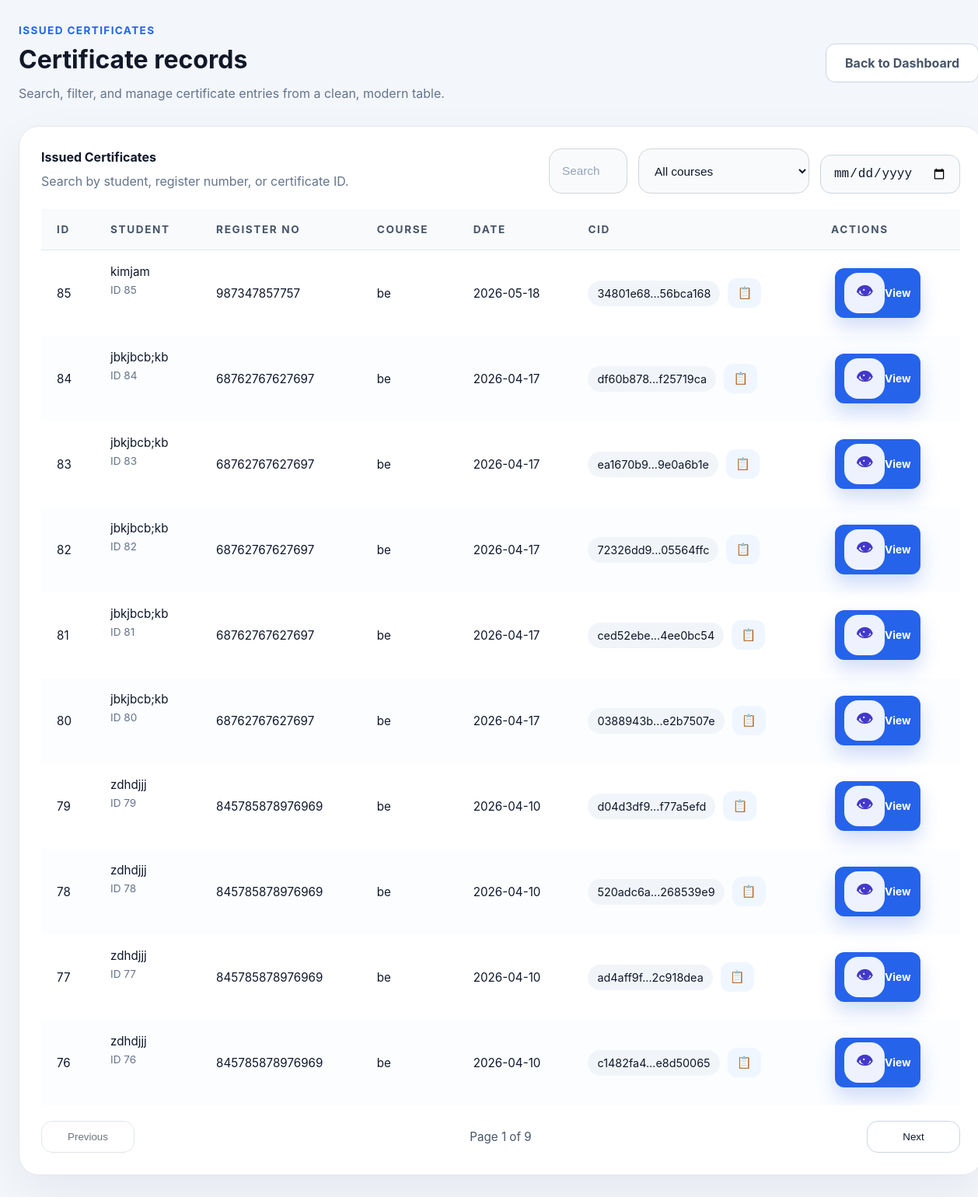
/admin/issued (signed in), run on an earlier commit of the app's database.
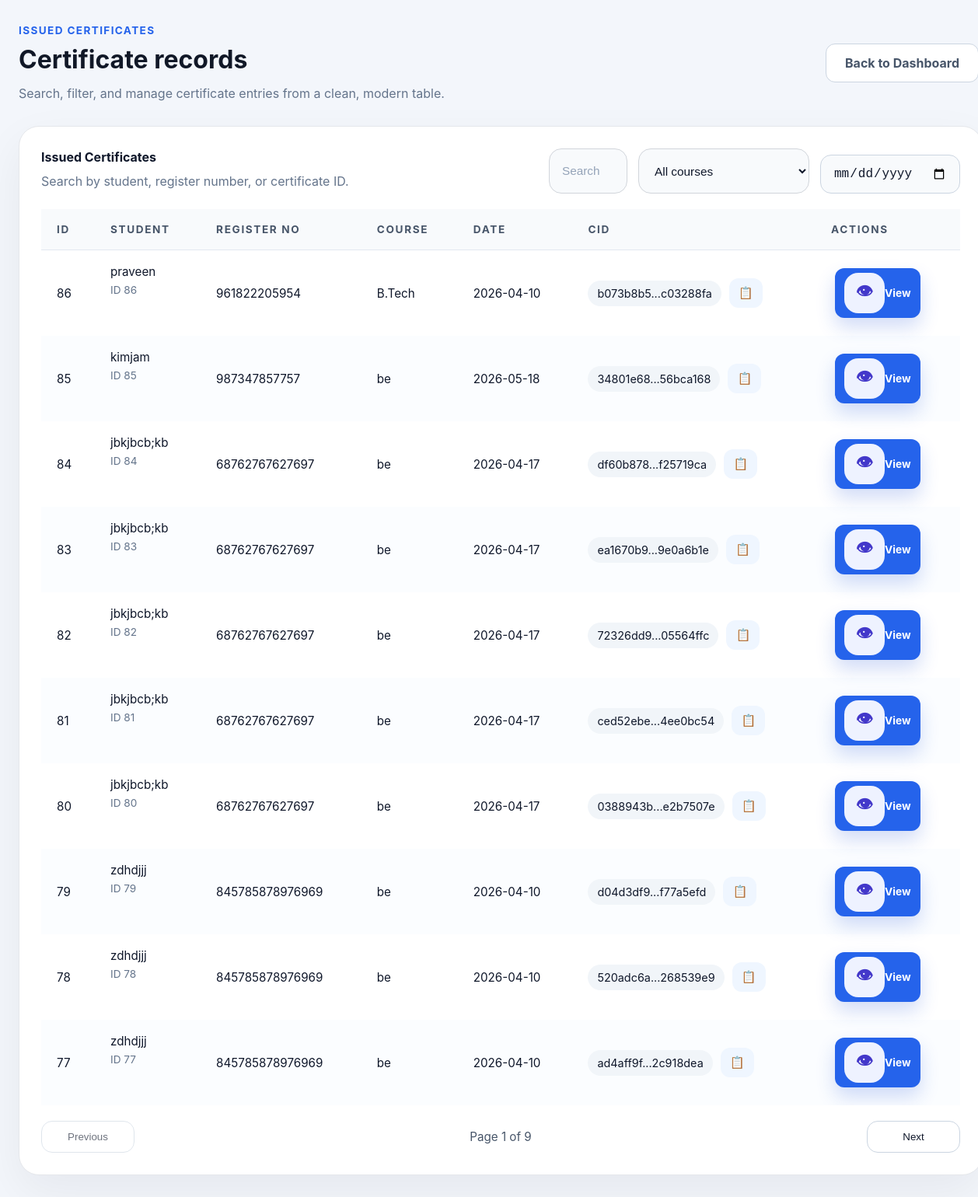
And on a later commit of the database.
### tables this page shows
CREATE TABLE certificates (
            id INTEGER PRIMARY KEY AUTOINCREMENT,
            student_name TEXT NOT NULL,
            register_number TEXT NOT NULL,
            course TEXT NOT NULL,
            issue_date TEXT NOT NULL,
            cid TEXT NOT NULL,
            blockchain_index INTEGER NOT NULL,
            pdf_filename TEXT NOT NULL,
            image_filename TEXT NOT NULL,
            created_at TEXT NOT NULL
        , ai_score REAL DEFAULT NULL, heatmap TEXT DEFAULT NULL, blockchain_tx TEXT DEFAULT NULL, image_data BLOB DEFAULT NULL, department TEXT DEFAULT '', year TEXT DEFAULT '', student_email TEXT DEFAULT '');

### routes/admin_routes.py (the view)
@admin_bp.route("/issued")
def issued_certificates():
    if not _require_admin():
        return redirect(url_for("admin.login"))
    certs = get_all_certificates()
    course_options = sorted({cert.course for cert in certs if cert.course})
    return render_template(
        "issued_list.html",
        certificates=certs,
        student_view=False,
        course_options=course_options,
    )

### database/init_db.py (called while the page is built)
def get_connection() -> sqlite3.Connection:
    DATABASE_PATH.parent.mkdir(parents=True, exist_ok=True)
    conn = sqlite3.connect(DATABASE_PATH)
    conn.row_factory = sqlite3.Row
    return conn

### models/certificate_model.py (called while the page is built)
def get_all_certificates() -> List[Certificate]:
    conn = get_connection()
    cur = conn.cursor()
    cur.execute("SELECT * FROM certificates ORDER BY created_at DESC")
    rows = cur.fetchall()
    conn.close()
    return [Certificate(**dict(row)) for row in rows]

### routes/admin_routes.py (called while the page is built)
def _require_admin() -> bool:
    return session.get("admin_logged_in", False)

### templates/issued_list.html (shortened to what this page needs)
<!DOCTYPE html>
<html lang="en">
<head>
    <link rel="stylesheet" href="{{ url_for('static', filename='css/style.css') }}">
</head>
<body class="dashboard-page">
<div class="page-shell">
    <header class="page-heading">
        <div>
            <p class="eyebrow">Issued Certificates</p>
            <h1>Certificate records</h1>
            <p class="page-note">Search, filter, and manage certificate entries from a clean, modern table.</p>
        </div>
        <div class="heading-actions">
            <a href="{{ url_for('admin.dashboard') }}" class="btn btn-text">Back to Dashboard</a>
        </div>
    </header>
    {% if certificates %}
        <section class="issued-table-card">
            <div class="table-toolbar">
                <div>
                    <p class="toolbar-title">Issued Certificates</p>
                    <p class="toolbar-subtitle">Search by student, register number, or certificate ID.</p>
                </div>
                <div class="toolbar-controls">
                    <input id="tableSearch" type="search" class="table-search" placeholder="Search by name, register number, or certificate ID">
                    <select id="courseFilter" class="table-filter">
                        <option value="">All courses</option>
                    </select>
                    <input id="dateFilter" type="date" class="table-filter date-filter" aria-label="Filter by issue date">
                </div>
            </div>
            <div class="activity-table-wrap issued-table-wrap">
                <table class="issued-table">
                    <thead>
                        <tr>
                            <th>ID</th>
                            <th>Student</th>
                            <th>Register No</th>
                            <th>Course</th>
                            <th>Date</th>
                            <th>CID</th>
                            <th>Actions</th>
                        </tr>
                    </thead>
                    <tbody id="issuedTableBody">
                        {% for cert in certificates %}
                            {% set cid_display = cert.cid if cert.cid|length <= 20 else cert.cid[:8] ~ '...' ~ cert.cid[-8:] %}
                            <tr class="issued-row" data-name="{{ cert.student_name }}" data-reg="{{ cert.register_number }}" data-course="{{ cert.course }}" data-date="{{ cert.issue_date }}" data-cid="{{ cert.cid }}" {% if not student_view %}data-view-url="{{ url_for('admin.view_certificate', cert_id=cert.id) }}"{% endif %}>
                                <td class="cell-id">{{ cert.id }}</td>
                                <td class="cell-name">{{ cert.student_name }}<span class="cell-meta">ID {{ cert.id }}</span></td>
                                <td>{{ cert.register_number }}</td>
                                <td>{{ cert.course }}</td>
                                <td class="cell-date">{{ cert.issue_date }}</td>
                                <td title="{{ cert.cid }}">
                                    <div class="cid-cell">
                                        <span class="cid-chip">{{ cid_display }}</span>
                                        <button type="button" class="copy-button" data-copy="{{ cert.cid }}" aria-label="Copy CID">📋</button>
                                    </div>
                                </td>
                                <td>
                                    {% if student_view %}
                                        <a href="{{ url_for('student.download_certificate', cert_id=cert.id) }}" class="btn outline small">Download</a>
                                    {% else %}
                                        <a href="{{ url_for('admin.view_certificate', cert_id=cert.id) }}" class="btn primary small">
                                            <span class="action-icon">👁</span>
                                            View
                                        </a>
                                    {% endif %}
                                </td>
                            </tr>
                        {% endfor %}
                    </tbody>
                </table>
            </div>
            <div class="pagination-bar">
                <button type="button" class="pagination-button" id="prevPage" disabled>Previous</button>
                <span class="pagination-info" id="paginationInfo">Page 1 of 1</span>
                <button type="button" class="pagination-button" id="nextPage">Next</button>
            </div>
        </section>
    {% else %}
        <section class="issued-table-card empty-state-card">
            <div class="empty-state-icon">📄</div>
            <h2>No certificates issued yet</h2>
            <p>Once certificates are created, they will appear here for review and verification.</p>
        </section>
    {% endif %}
</div>
</body>
</html>

What changed in the data, as far as the page shows it:
no longer on this page (row unchanged): certificates: id "76", student_name "zdhdjjj", register_number "845785878976969", course "be", issue_date "2026-04-10", cid_display "c1482fa4...e8d50065"
added certificates: id "86", student_name "praveen", register_number "961822205954", course "B.Tech", issue_date "2026-04-10", cid_display "b073b8b5...c03288fa"
